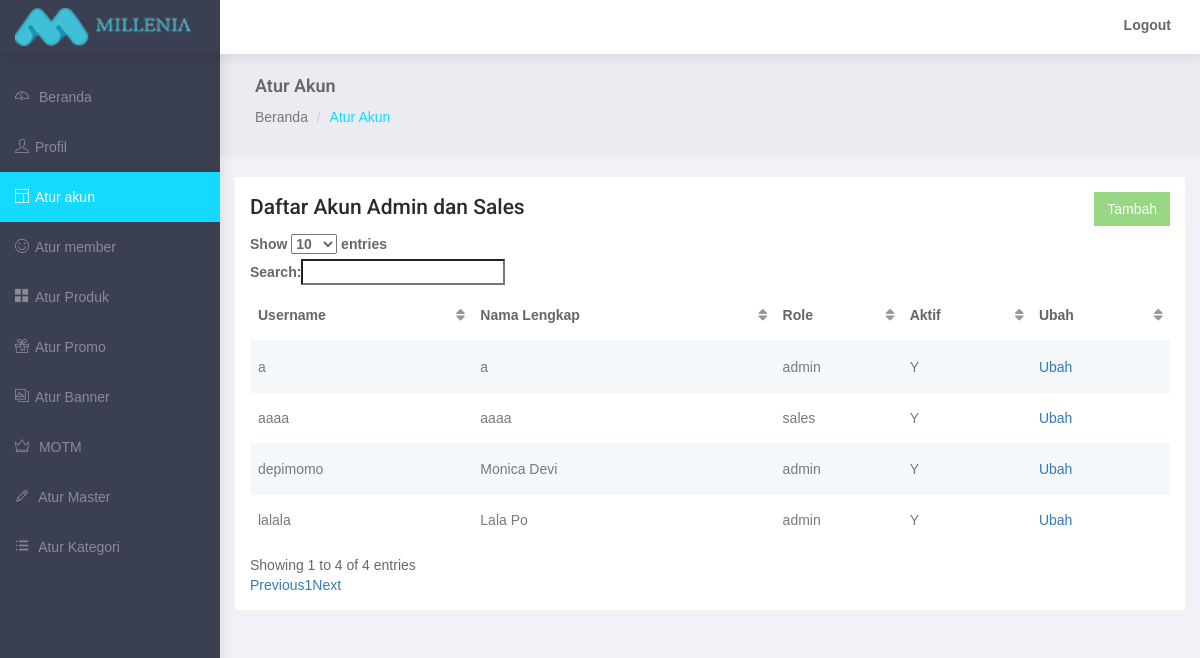
Screenshot of /admin/account.php (signed in) with the database file from the repository.
### tables this page shows
CREATE TABLE `mi_admin` (
  `username` varchar(20) NOT NULL,
  `user_pass` varchar(200) NOT NULL,
  `user_crypt` text NOT NULL,
  `user_fullname` varchar(50) NOT NULL,
  `user_level` enum('admin','sales') NOT NULL,
  `user_active` enum('Y','N') NOT NULL DEFAULT 'Y',
  `user_timestamp` timestamp NOT NULL DEFAULT CURRENT_TIMESTAMP
);

### admin/account.php (the view, shortened to what this page needs)
<?php
	require 'includes/connect.php';
?>
<!DOCTYPE html>
<html lang="en">
<head>
</head>
<body>
    <div id="wrapper">
        <div id="page-wrapper">
            <div class="container-fluid">
                <div class="row bg-title">
                    <div class="col-lg-12">
                        <h4 class="page-title">Atur Akun</h4>
                        <ol class="breadcrumb">
                            <li><a href="index.php">Beranda</a></li>
                            <li class="active">Atur Akun</li>
                        </ol>
                    </div>
                </div>
                <div class="row">
                    <div class="col-md-12 col-lg-12 col-sm-12">
                        <div class="white-box">
                            <h3>Daftar Akun Admin dan Sales
                                <a href="add-account.php"><button class="pull-right btn btn-success">Tambah</button></a></h3>
                            <div class="table-responsive">
                                <table id="tbl" class="table-striped table">
                                    <thead>
                                        <tr>
                                            <th>Username</th>
                                            <th>Nama Lengkap</th>
                                            <th>Role</th>
                                            <th>Aktif</th>
                                            <th>Ubah</th>
                                        </tr>
                                    </thead>
                                    <tbody>
                                        <?php
                                        $list = mysqli_query($conn, "SELECT * FROM mi_admin");
                                        while ($row = mysqli_fetch_assoc($list))
                                          {
                                            $user_level = $row['user_level'];
                                            $user_active = $row['user_active'];
                                            $user_fullname = $row['user_fullname'];
                                            $username = $row['username'];
                                            echo "
                                            <tr>
                                              <td>".$username."</td>
                                              <td>".$user_fullname."</td>
                                              <td>".$user_level."</td>
                                              <td>".$user_active."</td>
                                              <td><a href='edit-account.php?uname=".$username."'>Ubah</a></td>
                                            </tr>
                                            ";
                                          }
                                        ?>
                                    </tbody>
                                </table>
                            </div>
                        </div>
                    </div>
                </div>
            </div>
        </div>
    </div>
</body>
</html>

### admin/css/style.css (style rules this page uses)
* { outline:0!important }
body { background:#3a3f51;font-family:'Open Sans',sans-serif;margin:0;overflow-x:hidden;color:#686868 }
html { position:relative;min-height:100%;background:#f1f2f7 }
h1,h2,h3,h4,h5,h6 { color:#2b2b2b;font-family:Roboto,sans-serif;margin:10px 0;font-weight:300 }
h3 { line-height:30px;font-size:21px }
h4 { line-height:22px;font-size:18px }
b { font-weight:600 }
.btn { border-radius:0 }
#wrapper { width:100% }
#page-wrapper { padding:0 0 60px;min-height:568px;background:#f1f2f7 }
.bg-title { background:#eaecf2;overflow:hidden;padding:15px 20px 10px;margin-bottom:20px }
.bg-title h4 { color:#686868;font-weight:600 }
.bg-title .breadcrumb { background:0 0;padding:0 }
.bg-title .breadcrumb a { color:rgba(0,0,0,.5) }
.bg-title .breadcrumb .active,.logo i { color:#13dafe }
.top-left-part { width:220px;float:left;background:#3a3f51 }
.top-left-part a { color:#fff;font-size:18px;line-height:50px;padding-left:15px;text-transform:uppercase }
.navbar-header { width:100%;background:#fff;border:0 }
.navbar-default { border:0;box-shadow:1px 1px 15px rgba(0,0,0,.1) }
.navbar-top-links { margin-right:0 }
.navbar-top-links>li { float:left }
.navbar-top-links li:last-child { margin-right:15px }
.navbar-top-links>li>a { color:#686868;padding:0 14px;line-height:50px;min-height:50px }
.profile-pic { padding:0 20px;line-height:50px }
.btn-success { background:#99d683;border:1px solid #99d683 }
table.dataTable thead .sorting,table.dataTable thead .sorting_asc,table.dataTable thead .sorting_asc_disabled,table.dataTable thead .sorting_desc,table.dataTable thead .sorting_desc_disabled { background:0 0 }
table.dataTable thead .sorting_asc:after { content:"\f0de";float:right;font-family:fontawesome }
table.dataTable thead .sorting:after { content:"\f0dc";float:right;font-family:fontawesome;color:rgba(50,50,50,.5) }
.white-box { background:#fff;padding:15px;margin-bottom:20px }
.white-box h3 { margin:0 0 12px;font-weight:500 }
.fa-fw { width:20px!important;display:inline-block!important;text-align:left!important }
.waves-effect { position:relative;cursor:pointer;display:inline-block;overflow:hidden;-webkit-user-select:none;-moz-user-select:none;-ms-user-select:none;user-select:none;-webkit-tap-highlight-color:transparent }
.table { margin-bottom:10px }
.table-hover>tbody>tr:hover,.table-striped>tbody>tr:nth-of-type(odd),.table>tbody>tr.active>td,.table>tbody>tr.active>th,.table>tbody>tr>td.active,.table>tbody>tr>th.active,.table>tfoot>tr.active>td,.table>tfoot>tr.active>th,.table>tfoot>tr>td.active,.table>tfoot>tr>th.active,.table>thead>tr.active>td,.table>thead>tr.active>th,.table>thead>tr>td.active,.table>thead>tr>th.active { background-color:#f4f8fb!important }
.table-bordered,.table>tbody>tr>td,.table>tbody>tr>th,.table>tfoot>tr>td,.table>tfoot>tr>th,.table>thead>tr>td,.table>thead>tr>th { border-top:1px solid #f4f8fb }
.table>tbody>tr>td,.table>tbody>tr>th,.table>tfoot>tr>td,.table>tfoot>tr>th,.table>thead>tr>td,.table>thead>tr>th { padding:15px 8px }
.table>thead>tr>th { vertical-align:bottom;border-bottom:2px solid #f4f8fb }
tbody { color:#797979 }
th { color:#666;font-weight:600 }
.sidebar { background:#3a3f51;overflow-y:auto }
.sidebar .sidebar-nav.navbar-collapse { padding-left:0;padding-right:0 }
.sidebar .fa-fw { width:20px;text-align:left;display:inline-block }
#side-menu li a { color:rgba(255,255,255,.4) }
#side-menu>li>a { padding:15px 30px 15px 15px }
#side-menu>li>a.active { background-color:#13dafe;color:#fff }
[class*=" ti-"],[class^=ti-] { font-family:themify;speak:none;font-style:normal;font-weight:400;font-variant:normal;text-transform:none;line-height:1;-webkit-font-smoothing:antialiased;-moz-osx-font-smoothing:grayscale }
.ti-user:before { content:"\e602" }
.ti-pencil:before { content:"\e61c" }
.ti-layout:before { content:"\e62e" }
.ti-crown:before { content:"\e642" }
.ti-menu-alt:before { content:"\e68f" }
.ti-gift:before { content:"\e6a0" }
.ti-dashboard:before { content:"\e6aa" }
.ti-gallery:before { content:"\e71e" }
.ti-face-smile:before { content:"\e71f" }
.ti-layout-grid2-alt:before { content:"\e739" }
@media (min-width:768px) { #page-wrapper { position:relative;margin:0 0 0 220px;transition:.5s ease-out;top:50px } }
@media (min-width:768px) { .navbar-default { position:fixed;width:100%;top:0 } }
@media (min-width:768px) { .sidebar { z-index:1;position:fixed;width:220px;top:50px;height:95%;transform:translate3d(0,0,0);transition:all .6s ease-out } }

### rows the page displays
mi_admin: username "a", user_fullname "a", user_level "admin", user_active "Y"
mi_admin: username "aaaa", user_fullname "aaaa", user_level "sales", user_active "Y"
mi_admin: username "depimomo", user_fullname "Monica Devi", user_level "admin", user_active "Y"
mi_admin: username "lalala", user_fullname "Lala Po", user_level "admin", user_active "Y"
